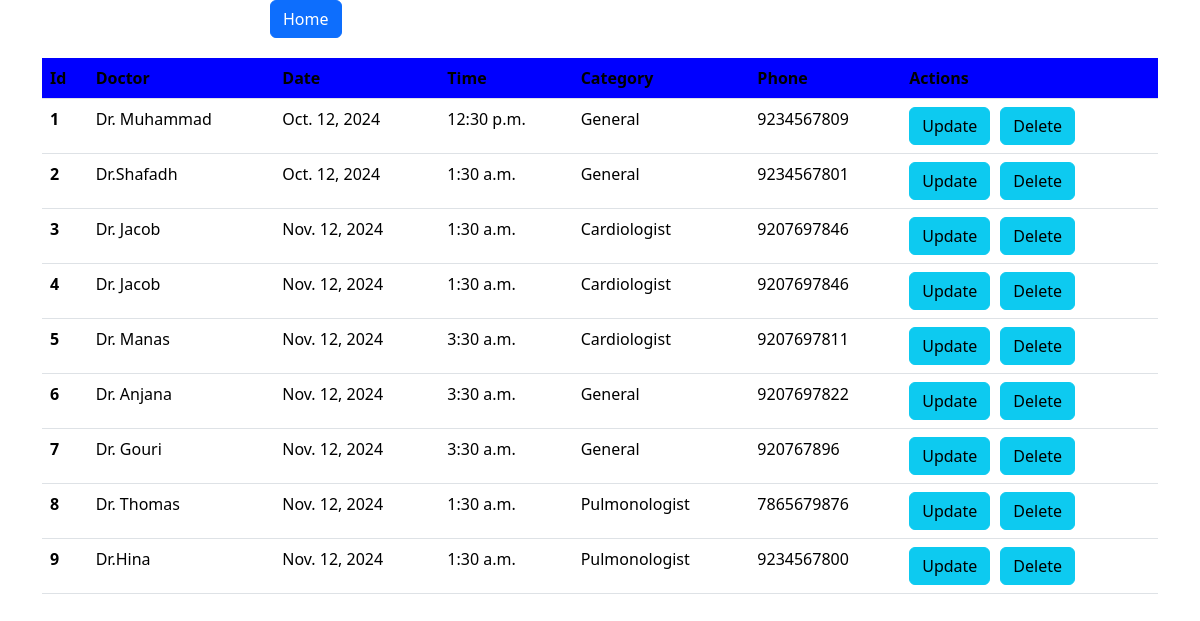
/slot/list, run on the app's committed database.
### Eapp/models.py (models this page shows)
class Slots(models.Model):
    doctor=models.ForeignKey(Doctor,on_delete=models.CASCADE,null=True)
    date = models.DateField()
    time = models.TimeField()
    category = models.CharField(max_length=270)
    phone = models.IntegerField()
    price = models.DecimalField(max_digits=10, decimal_places=2, default=0.00)

class Doctor(models.Model):
    doctor = models.CharField(max_length=250,null=True)
    def __str__(self):
        return '{}'.format(self.doctor)

### Eapp/views.py (the view)
# urls.py: path('slot/list',views.slot_list,name='list'),
def slot_list(request):
    det3=Slots.objects.all()
    return render(request,'slot_list.html',{'det3':det3})

### templates/slot_list.html (shortened to what this page needs)
<!DOCTYPE html>
{% load static %}
<html lang="en">
<head>
  <link href="https://cdn.jsdelivr.net/npm/bootstrap@5.3.3/dist/css/bootstrap.min.css" rel="stylesheet">
</head>
<body>
<a href="/doctor/doc_index" class="btn btn-primary" style="margin-left:270px;margin-bottom:20px;">Home</a>
<div class="container">
<table class="table">
  <thead>
    <tr>
      <th scope="col" style="background-color: blue;">Id</th>
      <th scope="col" style="background-color: blue;">Doctor</th>
      <th scope="col" style="background-color: blue;">Date</th>
      <th scope="col" style="background-color: blue;">Time</th>
        <th scope="col" style="background-color: blue;">Category</th>
      <th scope="col" style="background-color: blue;">Phone</th>
      <th scope="col" style="background-color: blue;">Actions</th>
    </tr>
  </thead>
  <tbody>
  {% if det3 %}
  {% for item in det3 %}
    <tr>
      <th scope="row">{{ forloop.counter }}</th>
      <td>{{ item.doctor }}</td>
      <td>{{ item.date }}</td>
      <td>{{ item.time }}</td>
      <td>{{ item.category }}</td>
      <td>{{ item.phone }}</td>
      <td><a href="{% url 'update_slot' item.id %}" class="btn btn-info">Update</a><a style="margin-left:10px;" href="{% url 'delete_slot' item.id %}" class="btn btn-info">Delete</a></td>
    </tr>
  {% endfor %}
  {% endif %}
  </tbody>
</table>
</div>
</body>
</html>

### data on the page
Slots: doctor "Dr. Muhammad", date "Oct. 12, 2024", time "12:30 p.m.", category "General", phone "9234567809"
Slots: doctor "Dr.Shafadh", date "Oct. 12, 2024", time "1:30 a.m.", category "General", phone "9234567801"
Slots: doctor "Dr. Jacob", date "Nov. 12, 2024", time "1:30 a.m.", category "Cardiologist", phone "9207697846"
Slots: doctor "Dr. Jacob", date "Nov. 12, 2024", time "1:30 a.m.", category "Cardiologist", phone "9207697846"
Slots: doctor "Dr. Manas", date "Nov. 12, 2024", time "3:30 a.m.", category "Cardiologist", phone "9207697811"
Slots: doctor "Dr. Anjana", date "Nov. 12, 2024", time "3:30 a.m.", category "General", phone "9207697822"
Slots: doctor "Dr. Gouri", date "Nov. 12, 2024", time "3:30 a.m.", category "General", phone "920767896"
Slots: doctor "Dr. Thomas", date "Nov. 12, 2024", time "1:30 a.m.", category "Pulmonologist", phone "7865679876"
Slots: doctor "Dr.Hina", date "Nov. 12, 2024", time "1:30 a.m.", category "Pulmonologist", phone "9234567800"
